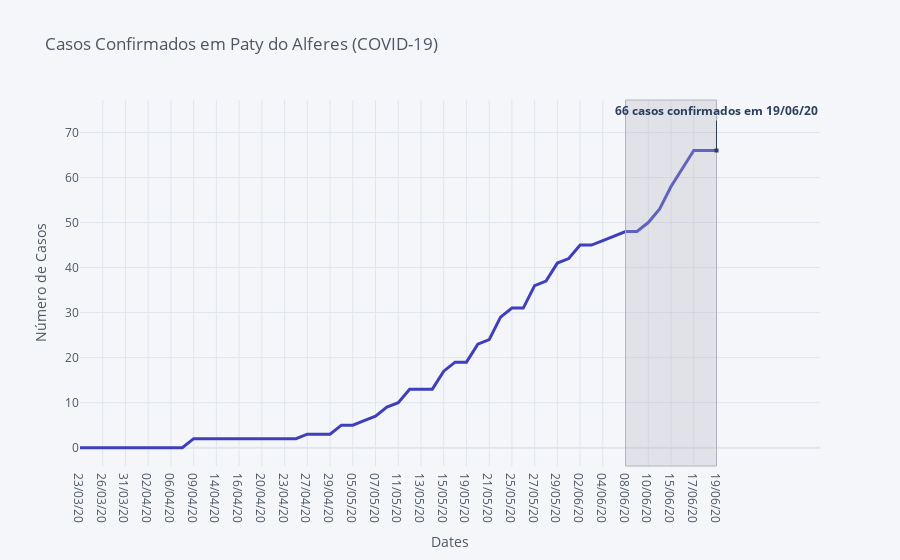

Notebook code for this chart:
### Code cell
data2 = data.set_index('Data')

fig = data2[['Confirmados']].iplot(asFigure=True, kind='scatter',
               xTitle='Dates',
               yTitle='Número de Casos',
               title='Casos Confirmados em Paty do Alferes (COVID-19)',                                
               vspan={'x0':'08/06/20','x1':data2.iloc[-1].name,
               'color':'rgba(0,0,50,0.3)','fill':True,'opacity':.3})

fig.update_layout(
    showlegend=False,
    annotations=[
        dict(
            x=data2.iloc[-1].name,
            y=data2['Confirmados'].iloc[-1],
            xref="x",
            yref="y",
            text="<b>" + str(data2['Confirmados'].iloc[-1]) + " casos confirmados em " + str(data2.iloc[-1].name) + "<b>",
            showarrow=True,
            arrowhead=7,
            ax=0,
            ay=-40
        )
    ]
)


fig['data'][0]['line'] = {
    'color': 'rgba(63, 63, 190, 1.0)', 'dash': 'solid', 'shape': 'linear', 'width': 3.0
}

iplot(fig)

### Figure 1 — Plotly figure (JSON) as saved in the notebook; plotly's stock layout.template omitted (floating-point values rounded to 4 significant figures)
{"data": [{"line": {"color": "rgba(63, 63, 190, 1.0)", "dash": "solid", "shape": "linear", "width": 3}, "mode": "lines", "name": "Confirmados", "text": "", "type": "scatter", "x": ["23/03/20", "25/03/20", "26/03/20", "27/03/20", "31/03/20", "01/04/20", "02/04/20", "03/04/20", "06/04/20", "08/04/20", "09/04/20", "13/04/20", "14/04/20", "15/04/20", "16/04/20", "17/04/20", "20/04/20", "22/04/20", "23/04/20", "24/04/20", "27/04/20", "28/04/20", "29/04/20", "04/05/20", "05/05/20", "06/05/20", "07/05/20", "08/05/20", "11/05/20", "12/05/20", "13/05/20", "14/05/20", "15/05/20", "18/05/20", "19/05/20", "20/05/20", "21/05/20", "22/05/20", "25/05/20", "26/05/20", "27/05/20", "28/05/20", "29/05/20", "01/06/20", "02/06/20", "03/06/20", "04/06/20", "05/06/20", "08/06/20", "09/06/20", "10/06/20", "12/06/20", "15/06/20", "16/06/20", "17/06/20", "18/06/20", "19/06/20"], "y": [0, 0, 0, 0, 0, 0, 0, 0, 0, 0, 2, 2, 2, 2, 2, 2, 2, 2, 2, 2, 3, 3, 3, 5, 5, 6, 7, 9, 10, 13, 13, 13, 17, 19, 19, 23, 24, 29, 31, 31, 36, 37, 41, 42, 45, 45, 46, 47, 48, 48, 50, 53, 58, 62, 66, 66, 66]}], "layout": {"annotations": [{"arrowhead": 7, "ax": 0, "ay": -40, "showarrow": true, "text": "<b>66 casos confirmados em 19/06/20<b>", "x": "19/06/20", "xref": "x", "y": 66, "yref": "y"}], "legend": {"bgcolor": "#F5F6F9", "font": {"color": "#4D5663"}}, "paper_bgcolor": "#F5F6F9", "plot_bgcolor": "#F5F6F9", "shapes": [{"fillcolor": "rgba(178, 178, 193, 0.3)", "line": {"color": "#B2B2C1", "dash": "solid", "width": 1}, "type": "rect", "x0": "08/06/20", "x1": "19/06/20", "xref": "x", "y0": 0, "y1": 1, "yref": "paper"}], "showlegend": false, "title": {"font": {"color": "#4D5663"}, "text": "Casos Confirmados em Paty do Alferes (COVID-19)"}, "xaxis": {"gridcolor": "#E1E5ED", "showgrid": true, "tickfont": {"color": "#4D5663"}, "title": {"font": {"color": "#4D5663"}, "text": "Dates"}, "zerolinecolor": "#E1E5ED"}, "yaxis": {"gridcolor": "#E1E5ED", "showgrid": true, "tickfont": {"color": "#4D5663"}, "title": {"font": {"color": "#4D5663"}, "text": "Número de Casos"}, "zerolinecolor": "#E1E5ED"}}}
